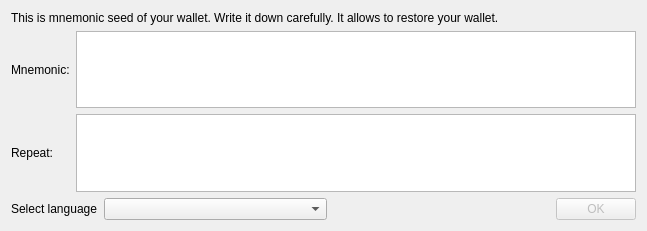
<?xml version="1.0" encoding="UTF-8"?>
<ui version="4.0">
 <class>VerifyMnemonicSeedDialog</class>
 <widget class="QDialog" name="VerifyMnemonicSeedDialog">
  <property name="geometry">
   <rect>
    <x>0</x>
    <y>0</y>
    <width>647</width>
    <height>231</height>
   </rect>
  </property>
  <property name="minimumSize">
   <size>
    <width>0</width>
    <height>130</height>
   </size>
  </property>
  <property name="windowTitle">
   <string>New deterministic wallet created</string>
  </property>
  <layout class="QGridLayout" name="gridLayout">
   <item row="0" column="0" colspan="2">
    <widget class="QLabel" name="label_3">
     <property name="text">
      <string>This is mnemonic seed of your wallet. Write it down carefully. It allows to restore your wallet.</string>
     </property>
    </widget>
   </item>
   <item row="1" column="0">
    <widget class="QLabel" name="label">
     <property name="text">
      <string>Mnemonic:</string>
     </property>
    </widget>
   </item>
   <item row="1" column="1">
    <widget class="QTextEdit" name="m_seedEdit">
     <property name="font">
      <font>
       <pointsize>10</pointsize>
       <weight>75</weight>
       <bold>true</bold>
      </font>
     </property>
     <property name="readOnly">
      <bool>true</bool>
     </property>
    </widget>
   </item>
   <item row="2" column="0">
    <widget class="QLabel" name="label_2">
     <property name="text">
      <string>Repeat:</string>
     </property>
    </widget>
   </item>
   <item row="2" column="1">
    <widget class="QTextEdit" name="m_seedRepeat">
     <property name="font">
      <font>
       <pointsize>10</pointsize>
       <weight>75</weight>
       <bold>true</bold>
      </font>
     </property>
    </widget>
   </item>
   <item row="3" column="0">
    <spacer name="verticalSpacer">
     <property name="orientation">
      <enum>Qt::Vertical</enum>
     </property>
     <property name="sizeHint" stdset="0">
      <size>
       <width>20</width>
       <height>2</height>
      </size>
     </property>
    </spacer>
   </item>
   <item row="4" column="0" colspan="2">
    <layout class="QHBoxLayout" name="horizontalLayout">
     <item>
      <widget class="QLabel" name="m_languageLabel">
       <property name="text">
        <string>Select language</string>
       </property>
      </widget>
     </item>
     <item>
      <widget class="QComboBox" name="m_languageCombo">
       <property name="sizePolicy">
        <sizepolicy hsizetype="Expanding" vsizetype="Fixed">
         <horstretch>0</horstretch>
         <verstretch>0</verstretch>
        </sizepolicy>
       </property>
      </widget>
     </item>
     <item>
      <spacer name="horizontalSpacer">
       <property name="orientation">
        <enum>Qt::Horizontal</enum>
       </property>
       <property name="sizeHint" stdset="0">
        <size>
         <width>60</width>
         <height>20</height>
        </size>
       </property>
      </spacer>
     </item>
     <item>
      <widget class="QPushButton" name="m_okButton">
       <property name="enabled">
        <bool>false</bool>
       </property>
       <property name="text">
        <string>OK</string>
       </property>
       <property name="autoDefault">
        <bool>false</bool>
       </property>
       <property name="default">
        <bool>true</bool>
       </property>
      </widget>
     </item>
    </layout>
   </item>
  </layout>
 </widget>
 <resources/>
 <connections>
  <connection>
   <sender>m_okButton</sender>
   <signal>clicked()</signal>
   <receiver>VerifyMnemonicSeedDialog</receiver>
   <slot>accept()</slot>
   <hints>
    <hint type="sourcelabel">
     <x>594</x>
     <y>102</y>
    </hint>
    <hint type="destinationlabel">
     <x>323</x>
     <y>65</y>
    </hint>
   </hints>
  </connection>
  <connection>
   <sender>m_seedRepeat</sender>
   <signal>textChanged()</signal>
   <receiver>VerifyMnemonicSeedDialog</receiver>
   <slot>onTextChanged()</slot>
   <hints>
    <hint type="sourcelabel">
     <x>351</x>
     <y>146</y>
    </hint>
    <hint type="destinationlabel">
     <x>323</x>
     <y>69</y>
    </hint>
   </hints>
  </connection>
  <connection>
   <sender>m_languageCombo</sender>
   <signal>currentIndexChanged(QString)</signal>
   <receiver>VerifyMnemonicSeedDialog</receiver>
   <slot>languageChanged()</slot>
   <hints>
    <hint type="sourcelabel">
     <x>126</x>
     <y>170</y>
    </hint>
    <hint type="destinationlabel">
     <x>240</x>
     <y>119</y>
    </hint>
   </hints>
  </connection>
 </connections>
 <slots>
  <slot>selectPathClicked()</slot>
  <slot>languageChanged()</slot>
  <slot>onTextChanged()</slot>
 </slots>
</ui>
